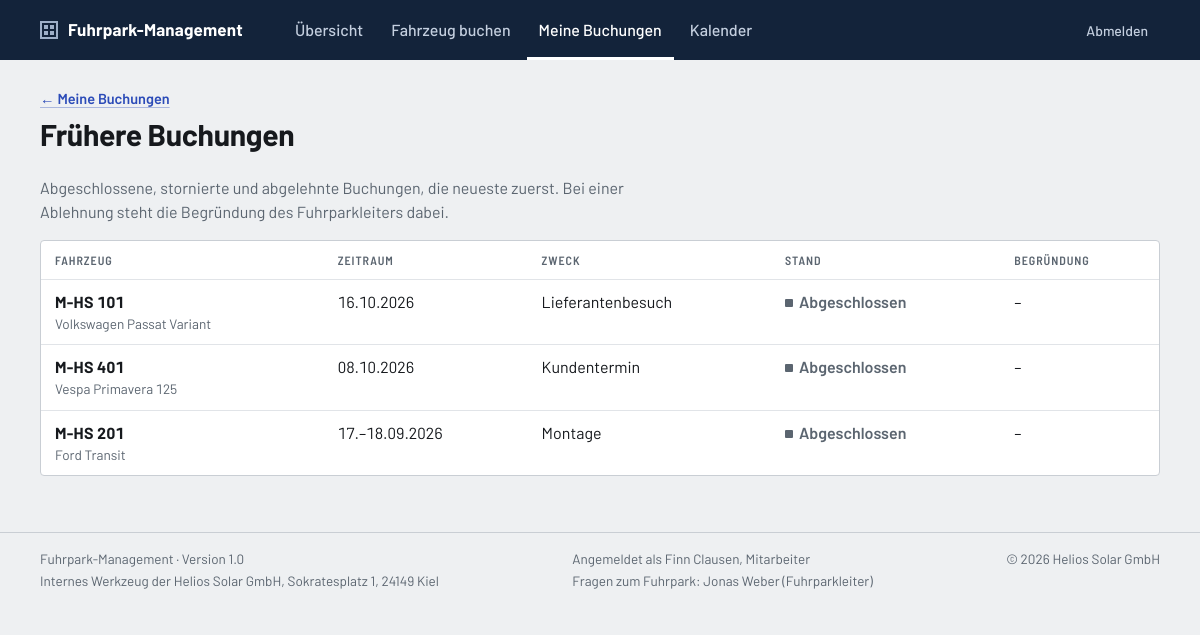
Page /fruehere-buchungen.php (signed in) on the earlier database version.
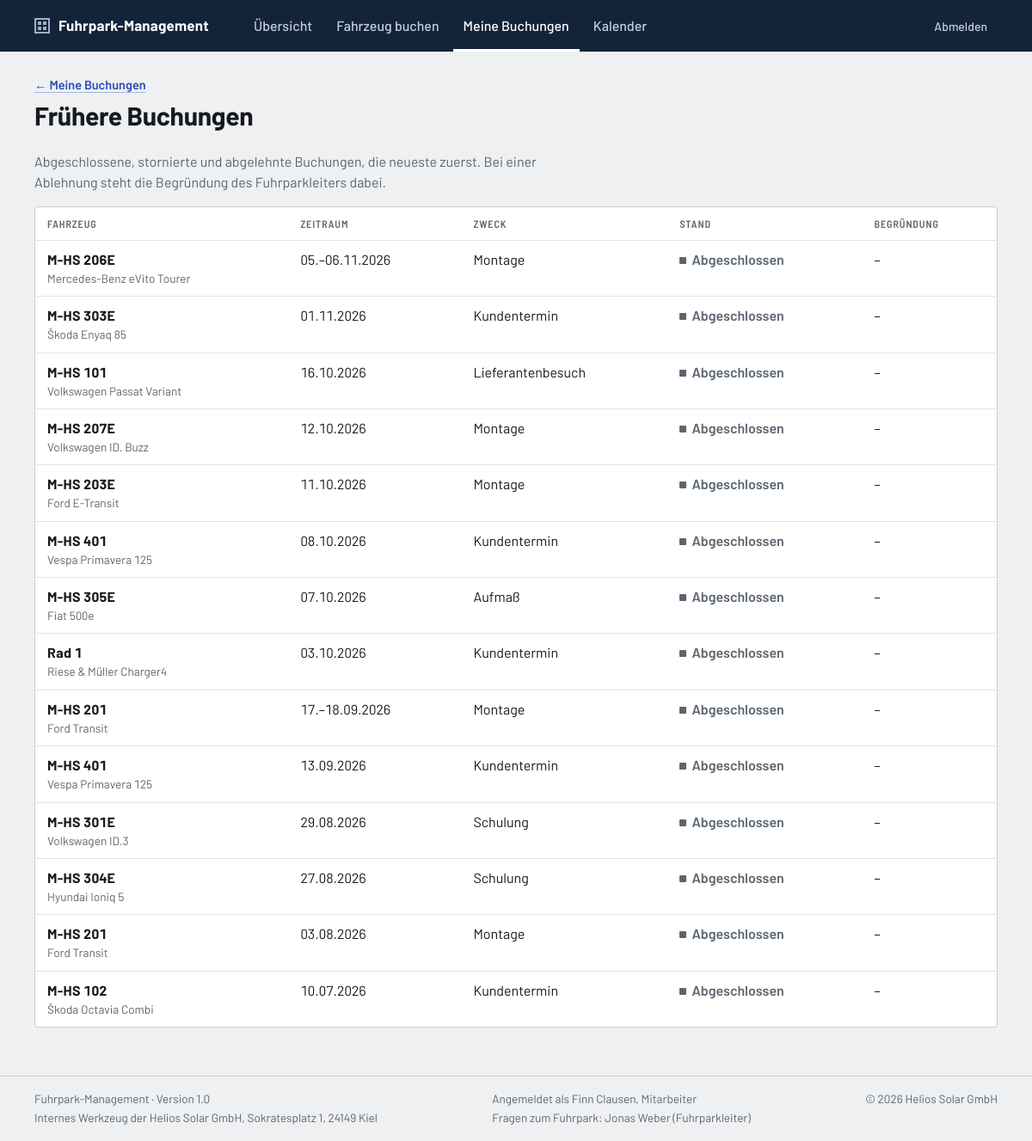
Same page on the later database version.
### tables this page shows
CREATE TABLE buchungen (
    id                     INT UNSIGNED     NOT NULL AUTO_INCREMENT,
    fahrzeug_id            INT UNSIGNED     NOT NULL,   
    antragsteller_id       INT UNSIGNED     NOT NULL,   
    fahrer_id              INT UNSIGNED     NOT NULL,   
    start                  DATE             NOT NULL,
    ende                   DATE             NOT NULL,
    zweck_id               TINYINT UNSIGNED NOT NULL,
    personenanzahl         TINYINT UNSIGNED NOT NULL,   
    status_id              TINYINT UNSIGNED NOT NULL DEFAULT 1,  
    beantragt_am           DATETIME         NOT NULL DEFAULT CURRENT_TIMESTAMP,

     
     
    entscheidung_von       INT UNSIGNED     NULL,       
    entscheidung_am        DATETIME         NULL,
    entscheidung_kommentar TEXT             NULL,       
    entscheidung_gelesen_am DATETIME        NULL,       

     
    begonnen_am            DATETIME         NULL,
    km_start               INT UNSIGNED     NULL,       

     
    zurueckgegeben_am      DATETIME         NULL,
    km_ende                INT UNSIGNED     NULL,
    bemerkung              TEXT             NULL,       

    PRIMARY KEY (id),
    KEY idx_buchungen_belegung (fahrzeug_id, start, ende),
    KEY idx_buchungen_status (status_id),
    CONSTRAINT fk_buchungen_fahrzeug                     
        FOREIGN KEY (fahrzeug_id) REFERENCES fahrzeuge (id),
    CONSTRAINT fk_buchungen_antragsteller                
        FOREIGN KEY (antragsteller_id) REFERENCES nutzer (id),
    CONSTRAINT fk_buchungen_fahrer                       
        FOREIGN KEY (fahrer_id) REFERENCES nutzer (id),
    CONSTRAINT fk_buchungen_entscheidung_von             
        FOREIGN KEY (entscheidung_von) REFERENCES nutzer (id),
    CONSTRAINT fk_buchungen_zweck                        
        FOREIGN KEY (zweck_id) REFERENCES zwecke (id),
    CONSTRAINT fk_buchungen_status                       
        FOREIGN KEY (status_id) REFERENCES buchungsstatus (id)
);

CREATE TABLE fahrzeuge (
    id            INT UNSIGNED      NOT NULL AUTO_INCREMENT,
    kennzeichen   VARCHAR(20)       NOT NULL,
    art_id        TINYINT UNSIGNED  NOT NULL,
    typ           VARCHAR(30)       NOT NULL,       
    hersteller    VARCHAR(50)       NOT NULL,
    modell        VARCHAR(50)       NOT NULL,
    baujahr       SMALLINT UNSIGNED NULL,
    bild          VARCHAR(100)      NULL,           
    sitzplaetze   TINYINT UNSIGNED  NOT NULL,
    antrieb_id    TINYINT UNSIGNED  NULL,
    kmstand       INT UNSIGNED      NULL,           
    fuehrerschein VARCHAR(5)        NULL,           
    hu_au         DATE              NULL,           
    geloescht_am  DATETIME          NULL,           
    PRIMARY KEY (id),
    CONSTRAINT fk_fahrzeuge_art                     
        FOREIGN KEY (art_id) REFERENCES fahrzeugarten (id),
    CONSTRAINT fk_fahrzeuge_antrieb                 
        FOREIGN KEY (antrieb_id) REFERENCES antriebe (id)
);

CREATE TABLE zwecke (
    id          TINYINT UNSIGNED NOT NULL,
    bezeichnung VARCHAR(30)      NOT NULL,
    PRIMARY KEY (id)
);

CREATE TABLE nutzer (
    id            INT UNSIGNED     NOT NULL AUTO_INCREMENT,
    vorname       VARCHAR(50)      NOT NULL,
    nachname      VARCHAR(50)      NOT NULL,
    rolle_id      TINYINT UNSIGNED NOT NULL DEFAULT 1,  
    passwort_hash VARCHAR(255)     NOT NULL,            
    darf_luxus    TINYINT(1)       NOT NULL DEFAULT 0,  
    geloescht_am  DATETIME         NULL,                
    PRIMARY KEY (id),
    CONSTRAINT fk_nutzer_rolle                          
        FOREIGN KEY (rolle_id) REFERENCES rollen (id)
);

CREATE TABLE rollen (
    id          TINYINT UNSIGNED NOT NULL,
    bezeichnung VARCHAR(30)      NOT NULL,
    PRIMARY KEY (id)
);

### fruehere-buchungen.php (the view, shortened to what the rows shown need)
<?php
require_once __DIR__ . '/includes/config.php';
$ich = aktueller_nutzer();
$ListeBuchungen = new CListeBuchungen();
$ListeBuchungen->LadenFruehere($ich);
$Zwecke = new CListeSchluessel('zwecke');
require_once __DIR__ . '/includes/header.php';
?>
<table class="table table--stapel">
    <thead>
        <tr>
            <th>Fahrzeug</th>
            <th>Zeitraum</th>
            <th>Zweck</th>
            <th>Stand</th>
            <th>Begründung</th>
        </tr>
    </thead>
    <tbody>
        <?php foreach ($ListeBuchungen->GetAlle() as $Buchung): ?>
            <?php
            $Fahrzeug = CFahrzeug::LoadByID($Buchung->GetFahrzeugID());
            $marke = buchung_stand($Buchung, $ich);
            ?>
            <tr id="buchung-<?= e((string) $Buchung->GetID()) ?>">
                <td class="table__kennzeichen">
                    <a href="<?= url('fahrzeug.php?id=' . $Fahrzeug->GetID()) ?>"><?= e($Fahrzeug->GetKennzeichen()) ?></a>
                    <span class="table__zusatz"><?= e($Fahrzeug->GetHersteller() . ' ' . $Fahrzeug->GetModell()) ?></span>
                </td>
                <td data-label="Zeitraum">
                    <?= e(zeitraum_kurz($Buchung->GetStart(), $Buchung->GetEnde())) ?>
                </td>
                <td data-label="Zweck"><?= e($Zwecke->GetBezeichnung($Buchung->GetZweckID())) ?></td>
                <td class="table__stand" data-label="Stand"><span class="marke marke--<?= e($marke[1]) ?>"><?= e($marke[0]) ?></span></td>
                <?php if ($Buchung->GetEntscheidungKommentar() !== ''): ?>
                    <td class="table__breit" data-label="Begründung"><?= e($Buchung->GetEntscheidungKommentar()) ?></td>
                <?php else: ?>
                    <td class="table__leer">&ndash;</td>
                <?php endif; ?>
            </tr>
        <?php endforeach; ?>
    </tbody>
</table>
<?php require_once __DIR__ . '/includes/footer.php'; ?>

### includes/footer.php (shortened to what the rows shown need)
<?php
$FussNutzer = $Angemeldet ?? null;
$fussRolle = '';
$fussKontakt = [];
if ($FussNutzer !== null) {
    $fussRolle = (new CListeSchluessel('rollen'))->GetBezeichnung($FussNutzer->GetRolleID());
    if ($FussNutzer->GetRolleID() === ROLLE_MITARBEITER) {
        $FussListe = new CListeNutzer();
        $FussListe->LadenAktive();
        foreach ($FussListe->GetAlle() as $Eintrag) {
            if ($Eintrag->GetRolleID() === ROLLE_FUHRPARKLEITER) {
                $fussKontakt[] = $Eintrag->GetName();
            }
        }
    }
}
?>
</main>
<footer class="fussleiste">
    <div class="container fussleiste__innen">
        <?php if ($FussNutzer !== null): ?>
            <div class="fussleiste__block">
                <p>Angemeldet als <?= e($FussNutzer->GetName()) ?>, <?= e($fussRolle) ?></p>
                <?php if ($fussKontakt !== []): ?>
                    <p>Fragen zum Fuhrpark: <?= e(implode(', ', $fussKontakt)) ?> (Fuhrparkleiter)</p>
                <?php endif; ?>
            </div>
        <?php endif; ?>
    </div>
</footer>
</body>
</html>

Differences in the rows shown:
added buchungen: fahrzeug.kennzeichen "M-HS 206E", fahrzeug.modell "Mercedes-Benz eVito Tourer", start+ende "05.–06.11.2026", zweck.bezeichnung "Montage", status "Abgeschlossen"
added buchungen: fahrzeug.kennzeichen "M-HS 303E", fahrzeug.modell "Škoda Enyaq 85", start+ende "01.11.2026", zweck.bezeichnung "Kundentermin", status "Abgeschlossen"
added buchungen: fahrzeug.kennzeichen "M-HS 207E", fahrzeug.modell "Volkswagen ID. Buzz", start+ende "12.10.2026", zweck.bezeichnung "Montage", status "Abgeschlossen"
added buchungen: fahrzeug.kennzeichen "M-HS 203E", fahrzeug.modell "Ford E-Transit", start+ende "11.10.2026", zweck.bezeichnung "Montage", status "Abgeschlossen"
added buchungen: fahrzeug.kennzeichen "M-HS 305E", fahrzeug.modell "Fiat 500e", start+ende "07.10.2026", zweck.bezeichnung "Aufmaß", status "Abgeschlossen"
added buchungen: fahrzeug.kennzeichen "Rad 1", fahrzeug.modell "Riese & Müller Charger4", start+ende "03.10.2026", zweck.bezeichnung "Kundentermin", status "Abgeschlossen"
added buchungen: fahrzeug.kennzeichen "M-HS 401", fahrzeug.modell "Vespa Primavera 125", start+ende "13.09.2026", zweck.bezeichnung "Kundentermin", status "Abgeschlossen"
added buchungen: fahrzeug.kennzeichen "M-HS 301E", fahrzeug.modell "Volkswagen ID.3", start+ende "29.08.2026", zweck.bezeichnung "Schulung", status "Abgeschlossen"
added buchungen: fahrzeug.kennzeichen "M-HS 304E", fahrzeug.modell "Hyundai Ioniq 5", start+ende "27.08.2026", zweck.bezeichnung "Schulung", status "Abgeschlossen"
added buchungen: fahrzeug.kennzeichen "M-HS 201", fahrzeug.modell "Ford Transit", start+ende "03.08.2026", zweck.bezeichnung "Montage", status "Abgeschlossen"
added buchungen: fahrzeug.kennzeichen "M-HS 102", fahrzeug.modell "Škoda Octavia Combi", start+ende "10.07.2026", zweck.bezeichnung "Kundentermin", status "Abgeschlossen"
